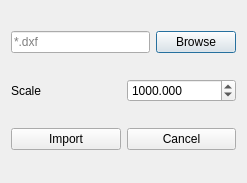
<?xml version="1.0" encoding="UTF-8"?>
<ui version="4.0">
 <class>Dialog</class>
 <widget class="QDialog" name="Dialog">
  <property name="geometry">
   <rect>
    <x>0</x>
    <y>0</y>
    <width>247</width>
    <height>183</height>
   </rect>
  </property>
  <property name="windowTitle">
   <string>Import DXF Model</string>
  </property>
  <property name="windowIcon">
   <iconset>
    <normaloff>:/safe/Resources/icons/import_dxf.svg</normaloff>:/safe/Resources/icons/import_dxf.svg</iconset>
  </property>
  <layout class="QVBoxLayout" name="verticalLayout">
   <item>
    <layout class="QHBoxLayout" name="horizontalLayout">
     <item>
      <widget class="QLineEdit" name="filename">
       <property name="inputMask">
        <string/>
       </property>
       <property name="text">
        <string/>
       </property>
       <property name="placeholderText">
        <string>*.dxf</string>
       </property>
      </widget>
     </item>
     <item>
      <widget class="QPushButton" name="browse">
       <property name="text">
        <string>Browse</string>
       </property>
      </widget>
     </item>
    </layout>
   </item>
   <item>
    <layout class="QHBoxLayout" name="horizontalLayout_2">
     <item>
      <widget class="QLabel" name="label">
       <property name="text">
        <string>Scale</string>
       </property>
      </widget>
     </item>
     <item>
      <widget class="QDoubleSpinBox" name="scale_box">
       <property name="decimals">
        <number>3</number>
       </property>
       <property name="maximum">
        <double>100000.000000000000000</double>
       </property>
       <property name="value">
        <double>1000.000000000000000</double>
       </property>
      </widget>
     </item>
    </layout>
   </item>
   <item>
    <layout class="QHBoxLayout" name="horizontalLayout_3">
     <item>
      <widget class="QPushButton" name="import_button">
       <property name="text">
        <string>Import</string>
       </property>
       <property name="icon">
        <iconset resource="../../civiltools.qrc">
         <normaloff>:/civiltools/images/import_dxf.svg</normaloff>:/civiltools/images/import_dxf.svg</iconset>
       </property>
       <property name="iconSize">
        <size>
         <width>40</width>
         <height>40</height>
        </size>
       </property>
      </widget>
     </item>
     <item>
      <widget class="QPushButton" name="cancel_pushbutton">
       <property name="text">
        <string>Cancel</string>
       </property>
       <property name="icon">
        <iconset resource="../../civiltools.qrc">
         <normaloff>:/civiltools/images/cancel.svg</normaloff>:/civiltools/images/cancel.svg</iconset>
       </property>
       <property name="iconSize">
        <size>
         <width>40</width>
         <height>40</height>
        </size>
       </property>
      </widget>
     </item>
    </layout>
   </item>
  </layout>
 </widget>
 <resources>
  <include location="../../civiltools.qrc"/>
 </resources>
 <connections/>
</ui>
